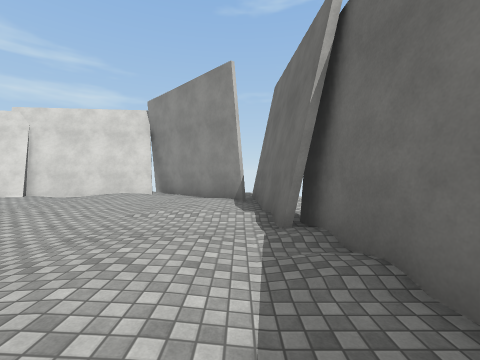
View 1 (above)

15 first-person views from a walk through a Unity game level. The camera is 1.5 m above the floor, tilts 2° down and sees 90° across. The floor is counted in squares, 2 m on a side. Each view is taken from the middle of a square. On the plan, view 1 faces up. The plan holds only what a view shows up to about 9 squares ahead; the rest is blank. The place goes on beyond the plan. The player character is not drawn. Some surface patterns are stand-ins.

View 2
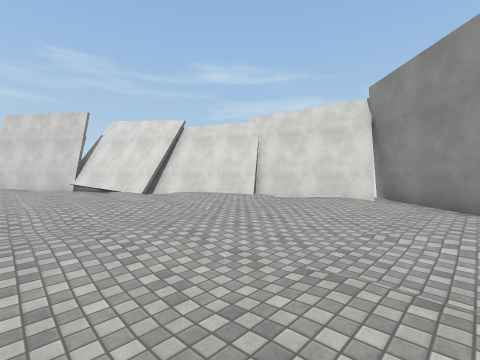

View 3
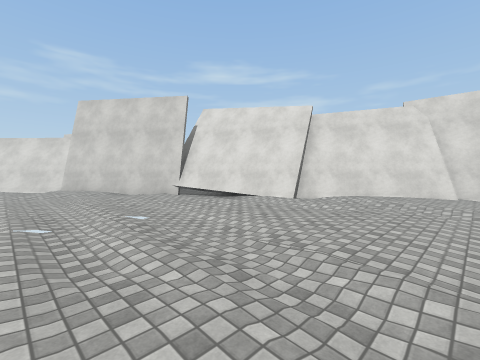

View 4
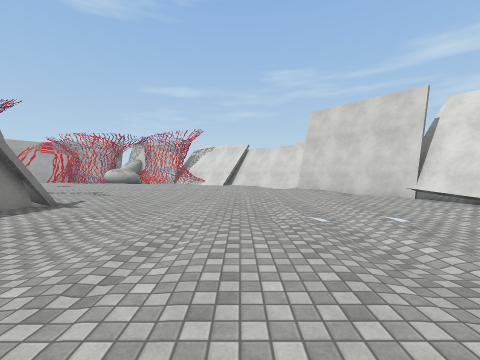

View 5
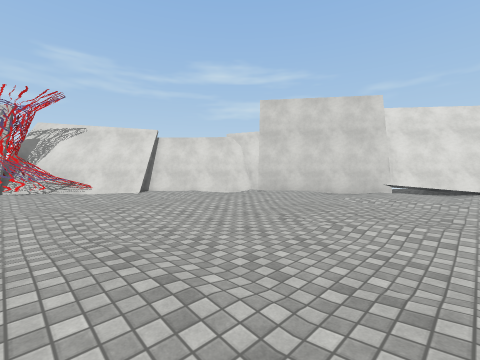

View 6
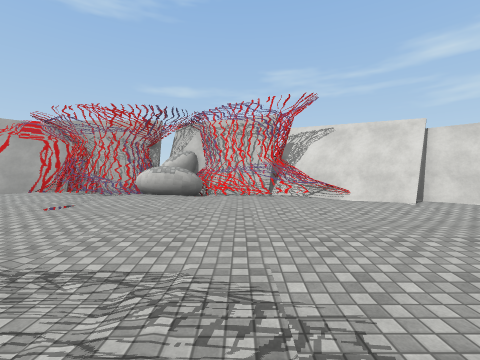

View 7
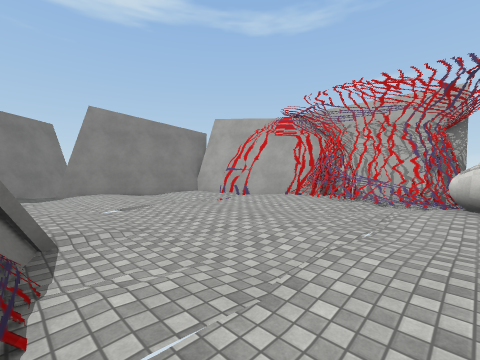

View 8
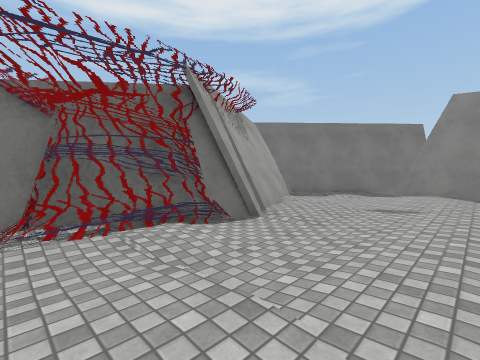

View 9
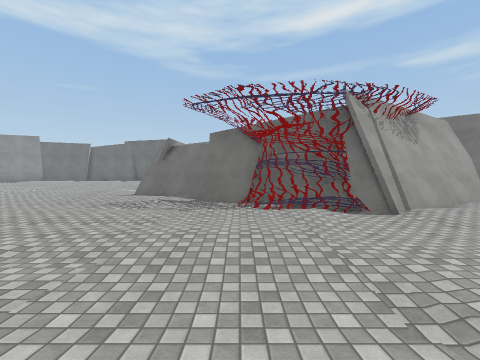

View 10
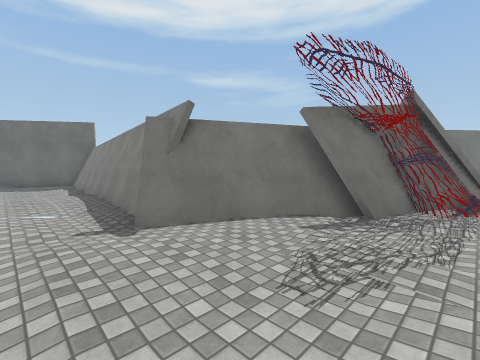

View 11
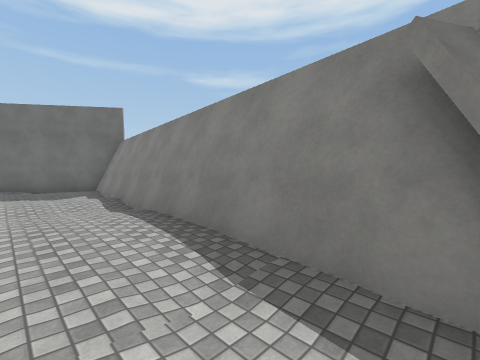

View 12
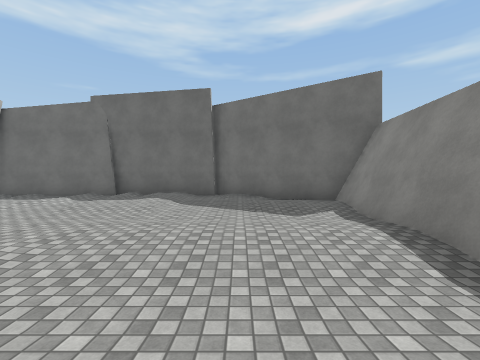

View 13
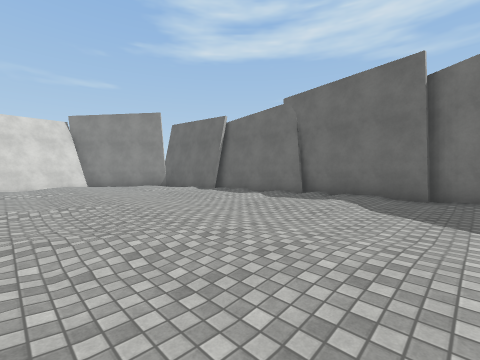

View 14
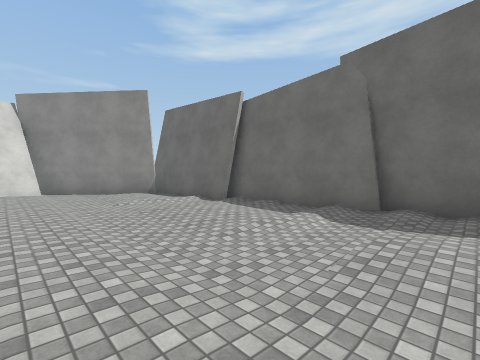

View 15
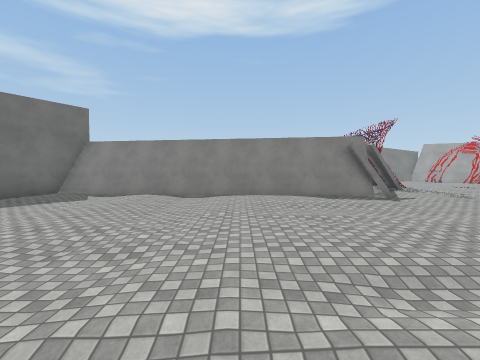

### Floor plan
Key: @ floor where view 1 was taken; # wall or solid block; . main floor; - floor 0.25 m lower than the main floor; / step, stairs or slope; = window, fence, low wall or low ledge.
Columns run from 23 left of view 1 to 2 right of it. Each row starts with its distance up from view 1.
  9                    ###
  8                 ####/###
  7                ##....-###
  6              ###........#
  5             ##-.///.....#
  4          ####//././..-//#
  3         ##//.........-/.##
  2        ##-............../#
  1      ###.-..---..//.....-#
  0      #-..--////./-/..-/@/#
 -1     ##...-//././.....-/-.#
 -2    ##....-././.........//#
 -3    ##.-..-////..../.../..#
 -4   ##/.-..------......----#
 -5  ##/..-..-//.........---.#
 -6  ===..-..-..--..........##
 -7  #=........#######/....##
 -8  #=....../.#     #######
 -9  ##....-//##
-10 ###....-/=#
-11 #=/..///==
-12 =#=//..-==
-13 ==/.-../#=
-14 #=/.-...##
-15 #==/////.#
-16   =/-/.-/##
-17   =....---#
-18   ####.-./#
-19      ##-###
-20       ###

Positions as (right, up) in squares from view 1, and headings:
1: (0, 0), facing up
2: (-1, 1), facing up-left
3: (-6, -1), facing up-left
4: (-6, -2), facing left
5: (-11, -6), facing up-left
6: (-13, -7), facing left
7: (-15, -10), facing down-left
8: (-18, -10), facing down-right
9: (-20, -10), facing right
10: (-15, -5), facing down-right
11: (-11, -5), facing down-right
12: (-7, -5), facing right
13: (-6, -5), facing up-right
14: (-4, -2), facing up-right
15: (-7, 1), facing down
